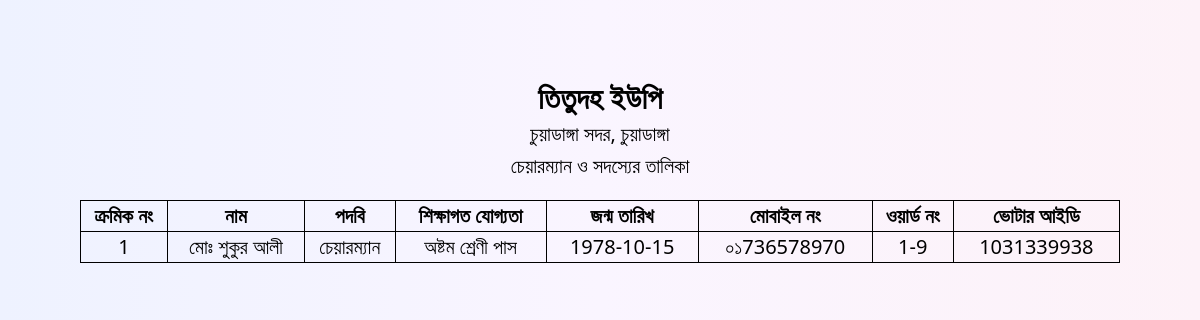
/sodossoreport.php?id=5, run on the app's committed database.
### tables this page shows
CREATE TABLE `sodosshotalika` (
  `id` int(11) NOT NULL,
  `slno` varchar(255) NOT NULL,
  `name` varchar(255) NOT NULL,
  `podobi` varchar(255) NOT NULL,
  `joggota` varchar(255) NOT NULL,
  `birthdate` date NOT NULL,
  `mobileno` varchar(255) NOT NULL,
  `word` varchar(255) NOT NULL,
  `voterid` varchar(255) NOT NULL
);

### sodossoreport.php (the view, shortened to what this page needs)
<?php
include 'dbconnect.php';
if (isset($_REQUEST['id'])) {
    $rid = $_REQUEST['id'];
    $query = "SELECT * FROM `sodosshotalika` WHERE id=$rid";
    $poriciti = mysqli_query($con, $query);
    $result = mysqli_fetch_array($poriciti);
}
?>
<!DOCTYPE html>
<html lang="en" dir="ltr">
<head>
    <script src="https://cdn.tailwindcss.com"></script>
</head>
<body class='bg-gradient-to-r from-indigo-50 via-purple-50 to-pink-50 z-40 mb-10'>
    <div class='px-20 py-20 relative'>
        <?php
        $slno = $result['slno'];
        $name = $result['name'];
        $podobi = $result['podobi'];
        $joggota = $result['joggota'];
        $birthdate = $result['birthdate'];
        $mobileno = $result['mobileno'];
        $word = $result['word'];
        $voterid = $result['voterid'];
        ?>
<div class="flex flex-col justify-center items-center">
      <p class='text-3xl font-semibold'>তিতুদহ ইউপি</p>
      <p class='text-xl font-medium my-1'>চুয়াডাঙ্গা সদর, চুয়াডাঙ্গা</p>
      <p class='text-xl font-medium mb-5'>চেয়ারম্যান ও সদস্যের তালিকা </p>
</div>
        <table class='w-full table border border-black rounded-lg  text-xl'>
            <thead>
                <tr>
                    <th class='border border-black'>ক্রমিক নং </th>
                    <th class='border border-black'>নাম</th>
                    <th class='border border-black'>পদবি</th>
                    <th class='border border-black'>শিক্ষাগত যোগ্যতা</th>
                    <th class='border border-black'>জন্ম তারিখ </th>
                    <th class='border border-black'>মোবাইল নং</th>
                    <th class='border border-black'>ওয়ার্ড নং</th>
                    <th class='border border-black'>ভোটার আইডি </th>
                </tr>
            </thead>
            <tbody>
                <tr>
                    <td class='border border-black text-center'><?= $slno ?></td>
                    <td class='border border-black text-center'><?= $name ?></td>
                    <td class='border border-black text-center'><?= $podobi ?></td>
                    <td class='border border-black text-center'><?= $joggota ?></td>
                    <td class='border border-black text-center'><?= $birthdate ?></td>
                    <td class='border border-black text-center'><?= $mobileno ?></td>
                    <td class='border border-black text-center'><?= $word ?></td>
                    <td class='border border-black text-center'><?= $voterid ?></td>
                </tr>
            </tbody>
        </table>
    </div>
</body>
</html>

### data on the page
sodosshotalika: slno "1", name "মোঃ শুকুর আলী", podobi "চেয়ারম্যান", joggota "অষ্টম শ্রেণী পাস", birthdate "1978-10-15", mobileno "০১736578970", word "1-9", voterid "1031339938"
